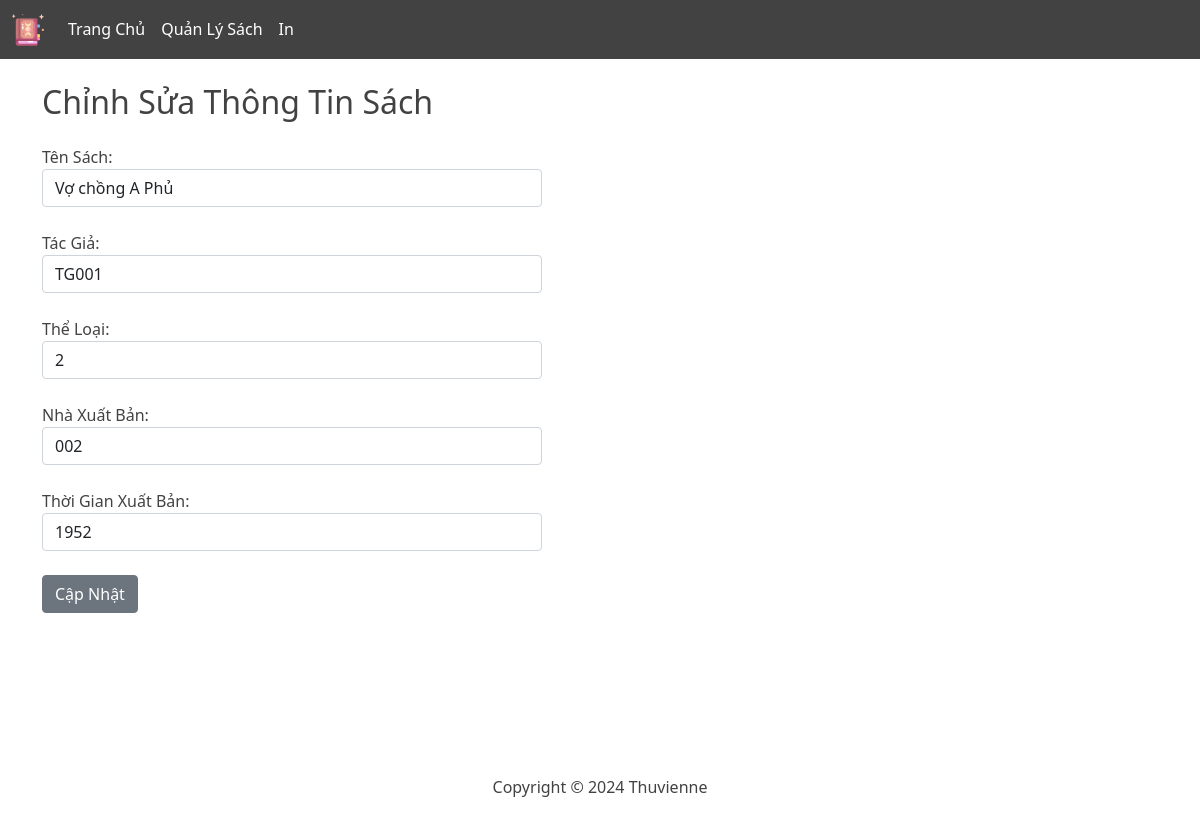
The page /pages/admin/edit.php?id=111 on the database its author committed.
### tables this page shows
CREATE TABLE `sach` (
  `MA_SACH` int(11) NOT NULL,
  `STT_THELOAI` int(11) NOT NULL,
  `MA_NXB` char(10) NOT NULL,
  `MA_TG` char(10) NOT NULL,
  `TEN_SACH` varchar(20) NOT NULL,
  `TGXB` year(4) NOT NULL
);

### public/pages/admin/edit.php (the view, shortened to what this page needs)
<?php
require __DIR__ . '/../../../src/db/db_connect.php';
$id = $_GET['id'] ?? null;
if ($_SERVER['REQUEST_METHOD'] == 'GET') {
    try {
        $query = "SELECT * FROM SACH WHERE MA_SACH = :id";
        $stmt = $pdo->prepare($query);
        $stmt->bindParam(':id', $id, PDO::PARAM_INT);
        $stmt->execute();
        $sach = $stmt->fetch(PDO::FETCH_ASSOC);
    } catch (PDOException $e) {
        echo "Lỗi khi truy vấn cơ sở dữ liệu: " . $e->getMessage();
        exit;
    }
}
?>
<!DOCTYPE html>
<html lang="en">
<head>
    <?php require __DIR__ . '/../../../src/partials/header.php'; ?>
</head>
<body>
<?php require __DIR__ . '/../../../src/partials/sub-header--admin.php' ?>
    <main class="container mt-4">
        <h2>Chỉnh Sửa Thông Tin Sách</h2>
        <form method="POST">
            <div class="form-group">
                <label for="ten_sach">Tên Sách:</label>
                <input type="text" class="form-control" id="ten_sach" name="ten_sach" value="<?= htmlspecialchars($sach['TEN_SACH']) ?>">
            </div>
            <div class="form-group">
                <label for="ten_tg">Tác Giả:</label>
                <input type="text" class="form-control" id="ten_tg" name="ten_tg" value="<?= htmlspecialchars($sach['MA_TG']) ?>">
            </div>
            <div class="form-group">
                <label for="ten_theloai">Thể Loại:</label>
                <input type="text" class="form-control" id="ten_theloai" name="ten_theloai" value="<?= htmlspecialchars($sach['STT_THELOAI']) ?>">
            </div>
            <div class="form-group">
                <label for="ten_nxb">Nhà Xuất Bản:</label>
                <input type="text" class="form-control" id="ten_nxb" name="ten_nxb" value="<?= htmlspecialchars($sach['MA_NXB']) ?>">
            </div>
            <div class="form-group">
                <label for="tgxb">Thời Gian Xuất Bản:</label>
                <input type="year(4)" class="form-control" id="tgxb" name="tgxb" value="<?= htmlspecialchars($sach['TGXB']??'') ?>">
            </div>
            <button type="submit" class="btn btn-secondary mt-4">Cập Nhật</button>
        </form>
    </main>
<?php require __DIR__ . '/../../../src/partials/footer.php'; ?>
</body>
</html>

### rows shown on the page
sach: ten_sach "Vợ chồng A Phủ", ten_tg "TG001", ten_theloai "2", ten_nxb "002", tgxb "1952"
